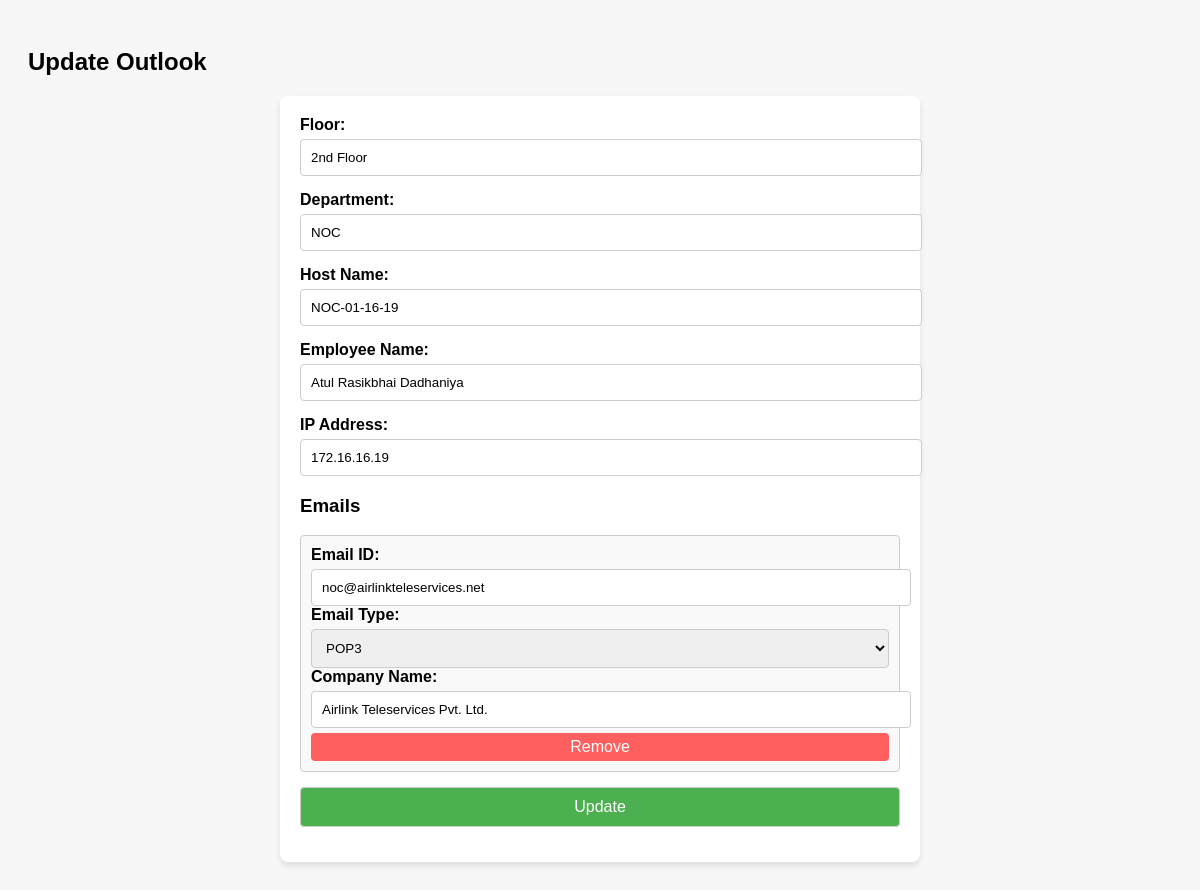
The app's page /outlook_update/2 (signed in) with its own data.
### app.py (models this page shows)
class Outlook(db.Model):
    id = db.Column(db.Integer, primary_key=True)
    floor = db.Column(db.String(50))
    department = db.Column(db.String(100))
    host_name = db.Column(db.String(100))
    employee_name = db.Column(db.String(100))
    ip_address = db.Column(db.String(50))
    emails = db.relationship('Email', backref='outlook', lazy=True, cascade="all, delete-orphan")

class Email(db.Model):
    id = db.Column(db.Integer, primary_key=True)
    outlook_id = db.Column(db.Integer, db.ForeignKey('outlook.id'))
    email_id = db.Column(db.String(100))
    email_type = db.Column(db.String(10))  # IMAP or POP3
    company_name = db.Column(db.String(100))

### app.py (the view, shortened to what this page needs)
@app.route('/outlook_update/<int:id>', methods=['GET', 'POST'])
def update_outlook(id):
    if 'user' not in session:
        return redirect(url_for('login'))
    outlook = Outlook.query.get_or_404(id)
    return render_template('outlook_update.html', outlook=outlook)

### Templates/outlook_update.html (shortened to what this page needs)
<!DOCTYPE html>
<html lang="en">
<head>
</head>
<body>
    <h2>Update Outlook</h2>
    <form method="POST">
        <div class="form-group">
            <label for="floor">Floor:</label>
            <input type="text" name="floor" value="{{ outlook.floor }}" required>
        </div>
        <div class="form-group">
            <label for="department">Department:</label>
            <input type="text" name="department" value="{{ outlook.department }}" required>
        </div>
        <div class="form-group">
            <label for="host_name">Host Name:</label>
            <input type="text" name="host_name" value="{{ outlook.host_name }}" required>
        </div>
        <div class="form-group">
            <label for="employee_name">Employee Name:</label>
            <input type="text" name="employee_name" value="{{ outlook.employee_name }}" required>
        </div>
        <div class="form-group">
            <label for="ip_address">IP Address:</label>
            <input type="text" name="ip_address" value="{{ outlook.ip_address }}" required>
        </div>
        <h3>Emails</h3>
        <div id="emails-container">
            {% for email in outlook.emails %}
            <div class="email-entry">
                <label>Email ID:</label>
                <input type="text" name="email_id[]" value="{{ email.email_id }}" required>
                <label>Email Type:</label>
                <select name="email_type[]" required>
                    <option value="POP3" {% if email.email_type == 'POP3' %}selected{% endif %}>POP3</option>
                </select>
                <label>Company Name:</label>
                <input type="text" name="company_name[]" value="{{ email.company_name }}" required>
                <button type="button" class="remove-email">Remove</button>
            </div>
            {% endfor %}
        </div>
        <div class="form-group">
            <button type="submit">Update</button>
        </div>
    </form>
</body>
</html>

### Templates/outlook_update.html (style rules this page uses)
body { font-family: Arial, sans-serif; background: #f7f7f7; padding: 20px; }
form { max-width: 600px; margin: auto; background: white; padding: 20px; border-radius: 8px; box-shadow: 0 4px 6px rgba(0, 0, 0, 0.1); }
.form-group { margin-bottom: 15px; }
label { display: block; font-weight: bold; }
input, select, button { width: 100%; padding: 10px; margin-top: 5px; border: 1px solid #ccc; border-radius: 4px; }
button { background-color: #4CAF50; color: white; font-size: 16px; cursor: pointer; }
.email-entry { border: 1px solid #ccc; padding: 10px; margin-bottom: 10px; border-radius: 4px; background: #f9f9f9; }
.remove-email { background: #ff5f5f; color: white; border: none; padding: 5px 10px; cursor: pointer; margin-top: 5px; }

### records on screen
Outlook: floor "2nd Floor", department "NOC", host_name "NOC-01-16-19", employee_name "Atul Rasikbhai Dadhaniya", ip_address "172.16.16.19"
Email: email_id "noc@airlinkteleservices.net", email_type "POP3", company_name "Airlink Teleservices Pvt. Ltd."
